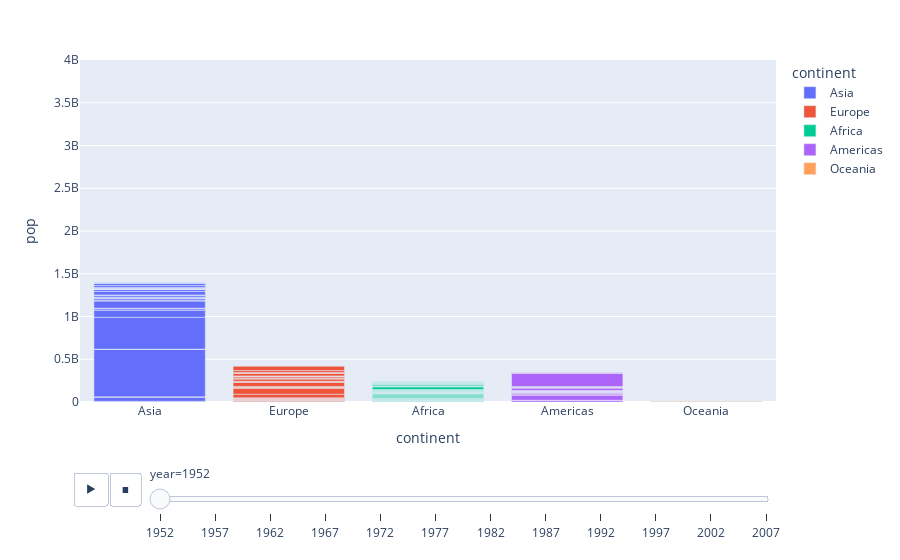

Source (notebook cell):
### Markdown cell above
**7**

### Code cell
import plotly.express as px

df = px.data.gapminder()

fig = px.bar(df, x="continent", y="pop", color="continent",
  animation_frame="year", animation_group="country", range_y=[0,4000000000])
fig.show()

### Figure 1 — Plotly figure (JSON) as saved in the notebook; plotly's stock layout.template omitted (floating-point values rounded to 4 significant figures)
{"data": [{"alignmentgroup": "True", "hovertemplate": "continent=%{x}<br>year=1952<br>pop=%{y}<extra></extra>", "ids": ["Afghanistan", "Bahrain", "Bangladesh", "Cambodia", "China", "Hong Kong, China", "India", "Indonesia", "Iran", "Iraq", "Israel", "Japan", "Jordan", "Korea, Dem. Rep.", "Korea, Rep.", "Kuwait", "Lebanon", "Malaysia", "Mongolia", "Myanmar", "Nepal", "Oman", "Pakistan", "Philippines", "Saudi Arabia", "Singapore", "Sri Lanka", "Syria", "Taiwan", "Thailand", "Vietnam", "West Bank and Gaza", "Yemen, Rep."], "legendgroup": "Asia", "marker": {"color": "#636efa", "pattern": {"shape": ""}}, "name": "Asia", "offsetgroup": "Asia", "orientation": "v", "showlegend": true, "textposition": "auto", "type": "bar", "x": ["Asia", "Asia", "Asia", "Asia", "Asia", "Asia", "Asia", "Asia", "Asia", "Asia", "Asia", "Asia", "Asia", "Asia", "Asia", "Asia", "Asia", "Asia", "Asia", "Asia", "Asia", "Asia", "Asia", "Asia", "Asia", "Asia", "Asia", "Asia", "Asia", "Asia", "Asia", "Asia", "Asia"], "xaxis": "x", "y": [8425333, 120447, 46886859, 4693836, 556263527, 2125900, 372000000, 82052000, 17272000, 5441766, 1620914, 86459025, 607914, 8865488, 20947571, 160000, 1439529, 6748378, 800663, 20092996, 9182536, 507833, 41346560, 22438691, 4005677, 1127000, 7982342, 3661549, 8550362, 21289402, 26246839, 1030585, 4963829], "yaxis": "y"}, {"alignmentgroup": "True", "hovertemplate": "continent=%{x}<br>year=1952<br>pop=%{y}<extra></extra>", "ids": ["Albania", "Austria", "Belgium", "Bosnia and Herzegovina", "Bulgaria", "Croatia", "Czech Republic", "Denmark", "Finland", "France", "Germany", "Greece", "Hungary", "Iceland", "Ireland", "Italy", "Montenegro", "Netherlands", "Norway", "Poland", "Portugal", "Romania", "Serbia", "Slovak Republic", "Slovenia", "Spain", "Sweden", "Switzerland", "Turkey", "United Kingdom"], "legendgroup": "Europe", "marker": {"color": "#EF553B", "pattern": {"shape": ""}}, "name": "Europe", "offsetgroup": "Europe", "orientation": "v", "showlegend": true, "textposition": "auto", "type": "bar", "x": ["Europe", "Europe", "Europe", "Europe", "Europe", "Europe", "Europe", "Europe", "Europe", "Europe", "Europe", "Europe", "Europe", "Europe", "Europe", "Europe", "Europe", "Europe", "Europe", "Europe", "Europe", "Europe", "Europe", "Europe", "Europe", "Europe", "Europe", "Europe", "Europe", "Europe"], "xaxis": "x", "y": [1282697, 6927772, 8730405, 2791000, 7274900, 3882229, 9125183, 4334000, 4090500, 42459667, 69145952, 7733250, 9504000, 147962, 2952156, 47666000, 413834, 10381988, 3327728, 25730551, 8526050, 16630000, 6860147, 3558137, 1489518, 28549870, 7124673, 4815000, 22235677, 50430000], "yaxis": "y"}, {"alignmentgroup": "True", "hovertemplate": "continent=%{x}<br>year=1952<br>pop=%{y}<extra></extra>", "ids": ["Algeria", "Angola", "Benin", "Botswana", "Burkina Faso", "Burundi", "Cameroon", "Central African Republic", "Chad", "Comoros", "Congo, Dem. Rep.", "Congo, Rep.", "Cote d'Ivoire", "Djibouti", "Egypt", "Equatorial Guinea", "Eritrea", "Ethiopia", "Gabon", "Gambia", "Ghana", "Guinea", "Guinea-Bissau", "Kenya", "Lesotho", "Liberia", "Libya", "Madagascar", "Malawi", "Mali", "Mauritania", "Mauritius", "Morocco", "Mozambique", "Namibia", "Niger", "Nigeria", "Reunion", "Rwanda", "Sao Tome and Principe", "Senegal", "Sierra Leone", "Somalia", "South Africa", "Sudan", "Swaziland", "Tanzania", "Togo", "Tunisia", "Uganda", "Zambia", "Zimbabwe"], "legendgroup": "Africa", "marker": {"color": "#00cc96", "pattern": {"shape": ""}}, "name": "Africa", "offsetgroup": "Africa", "orientation": "v", "showlegend": true, "textposition": "auto", "type": "bar", "x": ["Africa", "Africa", "Africa", "Africa", "Africa", "Africa", "Africa", "Africa", "Africa", "Africa", "Africa", "Africa", "Africa", "Africa", "Africa", "Africa", "Africa", "Africa", "Africa", "Africa", "Africa", "Africa", "Africa", "Africa", "Africa", "Africa", "Africa", "Africa", "Africa", "Africa", "Africa", "Africa", "Africa", "Africa", "Africa", "Africa", "Africa", "Africa", "Africa", "Africa", "Africa", "Africa", "Africa", "Africa", "Africa", "Africa", "Africa", "Africa", "Africa", "Africa", "Africa", "Africa"], "xaxis": "x", "y": [9279525, 4232095, 1738315, 442308, 4469979, 2445618, 5009067, 1291695, 2682462, 153936, 14100005, 854885, 2977019, 63149, 22223309, 216964, 1438760, 20860941, 420702, 284320, 5581001, 2664249, 580653, 6464046, 748747, 863308, 1019729, 4762912, 2917802, 3838168, 1022556, 516556, 9939217, 6446316, 485831, 3379468, 33119096, 257700, 2534927, 60011, 2755589, 2143249, 2526994, 14264935, 8504667, 290243, 8322925, 1219113, 3647735, 5824797, 2672000, 3080907], "yaxis": "y"}, {"alignmentgroup": "True", "hovertemplate": "continent=%{x}<br>year=1952<br>pop=%{y}<extra></extra>", "ids": ["Argentina", "Bolivia", "Brazil", "Canada", "Chile", "Colombia", "Costa Rica", "Cuba", "Dominican Republic", "Ecuador", "El Salvador", "Guatemala", "Haiti", "Honduras", "Jamaica", "Mexico", "Nicaragua", "Panama", "Paraguay", "Peru", "Puerto Rico", "Trinidad and Tobago", "United States", "Uruguay", "Venezuela"], "legendgroup": "Americas", "marker": {"color": "#ab63fa", "pattern": {"shape": ""}}, "name": "Americas", "offsetgroup": "Americas", "orientation": "v", "showlegend": true, "textposition": "auto", "type": "bar", "x": ["Americas", "Americas", "Americas", "Americas", "Americas", "Americas", "Americas", "Americas", "Americas", "Americas", "Americas", "Americas", "Americas", "Americas", "Americas", "Americas", "Americas", "Americas", "Americas", "Americas", "Americas", "Americas", "Americas", "Americas", "Americas"], "xaxis": "x", "y": [17876956, 2883315, 56602560, 14785584, 6377619, 12350771, 926317, 6007797, 2491346, 3548753, 2042865, 3146381, 3201488, 1517453, 1426095, 30144317, 1165790, 940080, 1555876, 8025700, 2227000, 662850, 157553000, 2252965, 5439568], "yaxis": "y"}, {"alignmentgroup": "True", "hovertemplate": "continent=%{x}<br>year=1952<br>pop=%{y}<extra></extra>", "ids": ["Australia", "New Zealand"], "legendgroup": "Oceania", "marker": {"color": "#FFA15A", "pattern": {"shape": ""}}, "name": "Oceania", "offsetgroup": "Oceania", "orientation": "v", "showlegend": true, "textposition": "auto", "type": "bar", "x": ["Oceania", "Oceania"], "xaxis": "x", "y": [8691212, 1994794], "yaxis": "y"}], "layout": {"barmode": "relative", "legend": {"title": {"text": "continent"}, "tracegroupgap": 0}, "margin": {"t": 60}, "sliders": [{"active": 0, "currentvalue": {"prefix": "year="}, "len": 0.9, "pad": {"b": 10, "t": 60}, "steps": [{"args": [["1952"], {"frame": {"duration": 0, "redraw": true}, "fromcurrent": true, "mode": "immediate", "transition": {"duration": 0, "easing": "linear"}}], "label": "1952", "method": "animate"}, {"args": [["1957"], {"frame": {"duration": 0, "redraw": true}, "fromcurrent": true, "mode": "immediate", "transition": {"duration": 0, "easing": "linear"}}], "label": "1957", "method": "animate"}, {"args": [["1962"], {"frame": {"duration": 0, "redraw": true}, "fromcurrent": true, "mode": "immediate", "transition": {"duration": 0, "easing": "linear"}}], "label": "1962", "method": "animate"}, {"args": [["1967"], {"frame": {"duration": 0, "redraw": true}, "fromcurrent": true, "mode": "immediate", "transition": {"duration": 0, "easing": "linear"}}], "label": "1967", "method": "animate"}, {"args": [["1972"], {"frame": {"duration": 0, "redraw": true}, "fromcurrent": true, "mode": "immediate", "transition": {"duration": 0, "easing": "linear"}}], "label": "1972", "method": "animate"}, {"args": [["1977"], {"frame": {"duration": 0, "redraw": true}, "fromcurrent": true, "mode": "immediate", "transition": {"duration": 0, "easing": "linear"}}], "label": "1977", "method": "animate"}, {"args": [["1982"], {"frame": {"duration": 0, "redraw": true}, "fromcurrent": true, "mode": "immediate", "transition": {"duration": 0, "easing": "linear"}}], "label": "1982", "method": "animate"}, {"args": [["1987"], {"frame": {"duration": 0, "redraw": true}, "fromcurrent": true, "mode": "immediate", "transition": {"duration": 0, "easing": "linear"}}], "label": "1987", "method": "animate"}, {"args": [["1992"], {"frame": {"duration": 0, "redraw": true}, "fromcurrent": true, "mode": "immediate", "transition": {"duration": 0, "easing": "linear"}}], "label": "1992", "method": "animate"}, {"args": [["1997"], {"frame": {"duration": 0, "redraw": true}, "fromcurrent": true, "mode": "immediate", "transition": {"duration": 0, "easing": "linear"}}], "label": "1997", "method": "animate"}, {"args": [["2002"], {"frame": {"duration": 0, "redraw": true}, "fromcurrent": true, "mode": "immediate", "transition": {"duration": 0, "easing": "linear"}}], "label": "2002", "method": "animate"}, {"args": [["2007"], {"frame": {"duration": 0, "redraw": true}, "fromcurrent": true, "mode": "immediate", "transition": {"duration": 0, "easing": "linear"}}], "label": "2007", "method": "animate"}], "x": 0.1, "xanchor": "left", "y": 0, "yanchor": "top"}], "updatemenus": [{"buttons": [{"args": [null, {"frame": {"duration": 500, "redraw": true}, "fromcurrent": true, "mode": "immediate", "transition": {"duration": 500, "easing": "linear"}}], "label": "&#9654;", "method": "animate"}, {"args": [[null], {"frame": {"duration": 0, "redraw": true}, "fromcurrent": true, "mode": "immediate", "transition": {"duration": 0, "easing": "linear"}}], "label": "&#9724;", "method": "animate"}], "direction": "left", "pad": {"r": 10, "t": 70}, "showactive": false, "type": "buttons", "x": 0.1, "xanchor": "right", "y": 0, "yanchor": "top"}], "xaxis": {"anchor": "y", "categoryarray": ["Asia", "Europe", "Africa", "Americas", "Oceania"], "categoryorder": "array", "domain": [0, 1], "title": {"text": "continent"}}, "yaxis": {"anchor": "x", "domain": [0, 1], "range": [0, 4000000000], "title": {"text": "pop"}}}}
